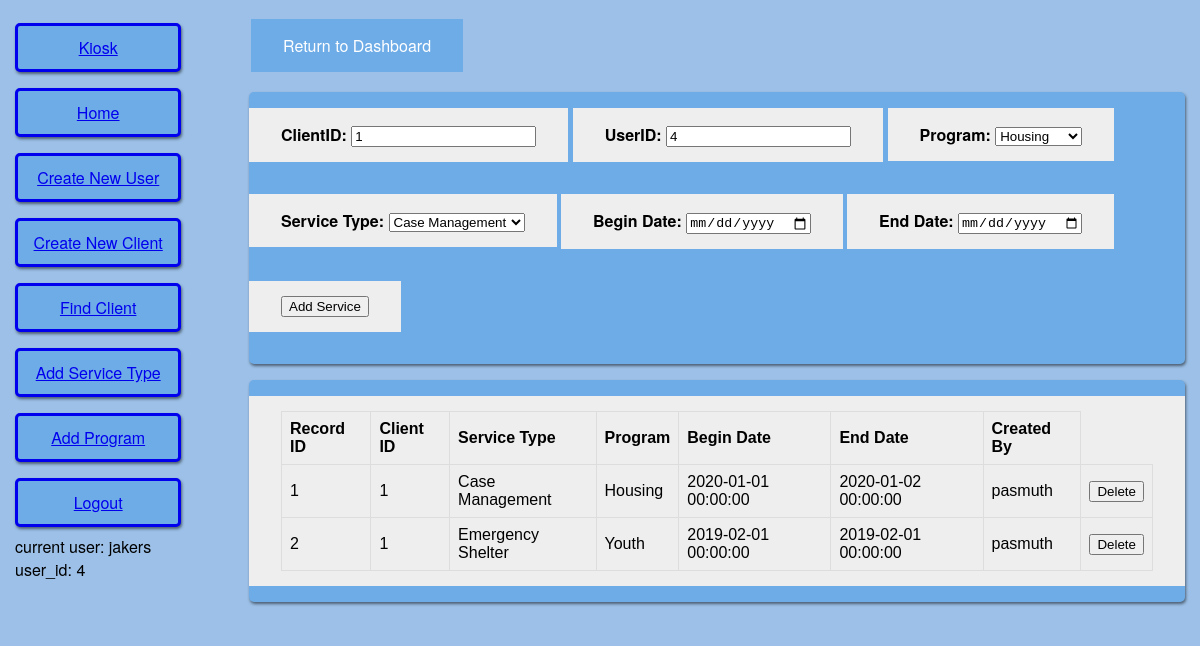
Page /add_Service_1 (signed in) on the earlier database version.
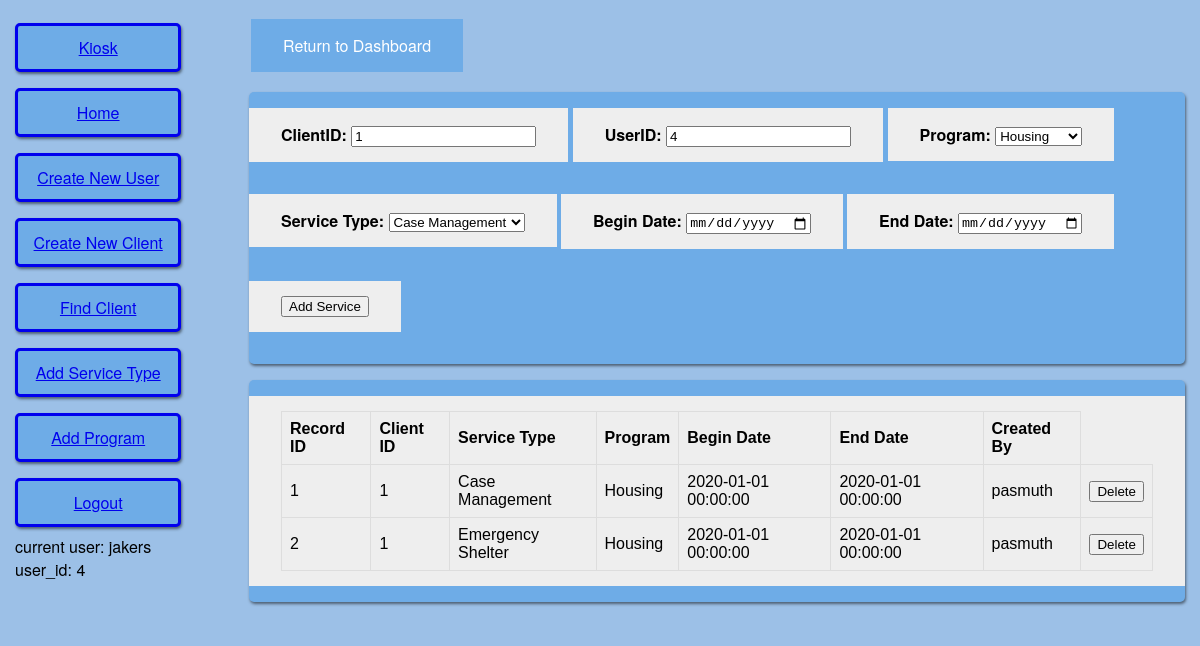
Same page on the later database version.
### app/models.py (models this page shows, shortened)
class Service(db.Model):
	id = db.Column(db.Integer, primary_key = True)
	service_type_id = db.Column(db.Integer, db.ForeignKey('service_type.id'))
	client_id = db.Column(db.Integer, db.ForeignKey('client.id'))
	program_id = db.Column(db.Integer, db.ForeignKey('program.id'))
	created_by = db.Column(db.Integer, db.ForeignKey('user.id'))
	created_date = db.Column(db.DateTime, index = True, default = datetime.utcnow)
	begin_date = db.Column(db.DateTime)
	end_date = db.Column(db.DateTime)
	program = db.relationship('Program', uselist = False)
	user = db.relationship('User', uselist = False)
	service_type = db.relationship('ServiceType', uselist = False)
	client = db.relationship('Client', uselist = False)

class Program(db.Model):
	id = db.Column(db.Integer, primary_key = True)
	name = db.Column(db.String(20))

class ServiceType(db.Model):
	id = db.Column(db.Integer, primary_key = True)
	name = db.Column(db.String(50))

class User(UserMixin, db.Model):
	id = db.Column(db.Integer, primary_key = True)
	username = db.Column(db.String(64), index = True, unique = True)
	email = db.Column(db.String(120), index = True, unique = True)
	password_hash = db.Column(db.String(128))

### app/routes.py (the view)
@app.route('/add_<record_type>', methods = ['GET','POST'])
def add_record(record_type):
	record_class = globals()[record_type]
	record_form = globals()['Create'+record_type]
	instance = record_form()
	records = record_class.query.all()
	if instance.validate_on_submit():
		instance.execute_transaction()
		return redirect(url_for('add_record', record_type = record_type))
	return render_template('add_record.html', title = instance.form_title, form = instance, data = records)

### app/forms.py (shortened to what this page needs)
class CreateService(FlaskForm):
	form_title = 'Create Program'
	program_choices = [(p.id, p.name) for p in Program.query.all()]
	ServiceType_choices = [(st.id, st.name) for st in ServiceType.query.all()]
	client_id = IntegerField('ClientID')
	created_by = IntegerField('UserID')
	program = SelectField('Program', choices = program_choices, coerce = int)
	service_type = SelectField('Service Type', choices = ServiceType_choices, coerce = int)
	begin_date = DateField('Begin Date', format='%Y-%m-%d')
	end_date = DateField('End Date', format='%Y-%m-%d')
	submit = SubmitField('Add Service')

### app/models.py (called while the page is built)
@login.user_loader
def load_user(id):
	return User.query.get(int(id))

### app/routes.py (called while the page is built)
@app.route('/add_Service_<clientid>', methods = ['GET','POST'])
def add_service(clientid):
	services = Service.query.filter(Service.client_id == clientid).all()
	prefill = {'client_id':clientid,'created_by':current_user.id}
	form = CreateService(data = prefill)
	if form.validate_on_submit():
		form.execute_transaction()
		return redirect(url_for('add_service', clientid = clientid))
	return render_template('add_service.html', title = 'Add Service', form = form, data = services, cid = clientid)

### app/templates/add_service.html (shortened to what this page needs)
{% extends "base.html" %}
{% block content %}
    <div class="addRecord">
        <form action="" method="post">
            {% for field in form %}
                {% if field.type != 'CSRFTokenField' %}
                <div class="formElement">
                	{% if field.type == 'SubmitField' %}
	                	<center>{{ field() }}</center>
                	{% else %}
	                    <strong>{{ field.label() }}:</strong>
	                    {{ field() }} <br>
                    {% endif %}
                </div>
                {% endif %}
            {% endfor %}
        </form>
    </div>
    <div class="showRecord">
        <div class="formElement">
            <table>
                <tr>
                    <th>Record ID</th>
                    <th>Client ID</th>
                    <th>Service Type</th>
                    <th>Program</th>
                    <th>Begin Date</th>
                    <th>End Date</th>
                    <th>Created By</th>
                </tr>
                {% for d in data %}
                <tr>
                    <td class='serviceRecordID'>{{ d.id }}</td>
                    <td class='clientID'>{{ d.client_id }}</td>
                    <td>{{ d.service_type.name }}</td>
                    <td>{{ d.program.name }}</td>
                    <td>{{ d.begin_date }}</td>
                    <td>{{ d.end_date }}</td>
                    <td>{{ d.user.username }}</td>
                    <td><button class="delBtn" type="button">Delete</button></td>
                </tr>
                {% endfor %}
            </table>
        </div>
    </div>
{% endblock %}

Differences in the rows shown:
changed Service "Case Management": end_date "2020-01-02 00:00:00" → "2020-01-01 00:00:00"
changed Service "Emergency Shelter": program.name "Youth" → "Housing"; begin_date "2019-02-01 00:00:00" → "2020-01-01 00:00:00"; end_date "2019-02-01 00:00:00" → "2020-01-01 00:00:00"
